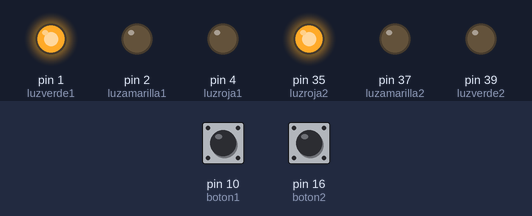
This sketch was run on a simulated Arduino Mega 2560, built for the host (arithmetic inside an expression is 32-bit, double 64-bit). Parts: output pins drawn as LEDs (lit = HIGH). Inputs (shaded band) come from the test bench; at power-on: pin 16 (boton2) LOW, pin 10 (boton1) LOW.

Above: at 1.2 s.
1.3 s: pin 16 (boton2) pulled HIGH for 0.15 s
At 1.7 s:
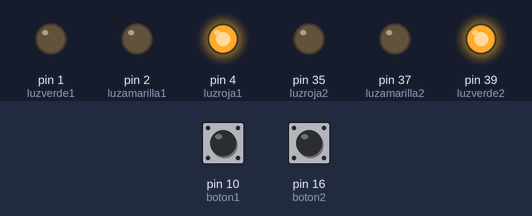
4.4 s: pin 10 (boton1) pulled HIGH for 0.15 s
At 7.45 s:
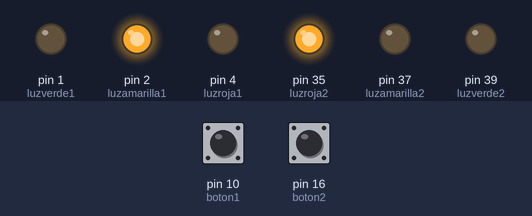
7.5 s: pin 16 (boton2) pulled HIGH for 1 s
At 11.1 s:
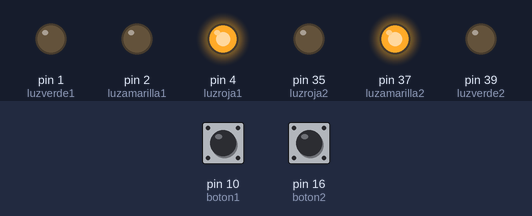
11.5 s: pin 16 (boton2) pulled HIGH for 3.2 s
At 17.6 s:
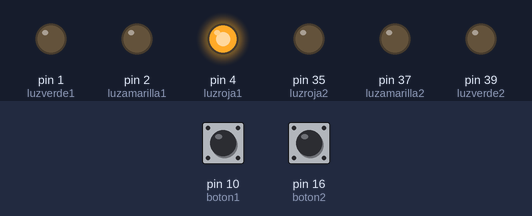
17.7 s: pin 10 (boton1) pulled HIGH for 1 s
At 19.0 s:
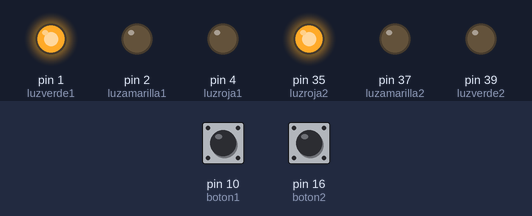
21.7 s: pin 10 (boton1) driven HIGH and pin 16 (boton2) driven HIGH
At 22.3 s:
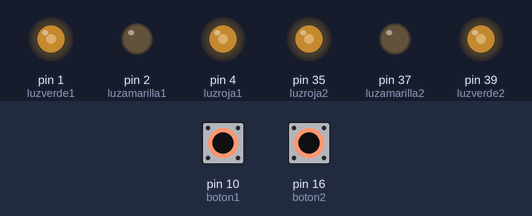
Timing chart, 0 to 24.2 s (numbered marks = the images above; inputs shaded):
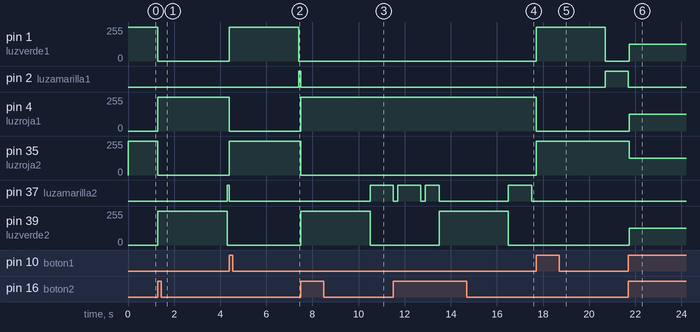

Measured:
- after the input at 1.3 s, pin 1 (luzverde1): 255/255 → 0/255 after 0.00 s instead of 1.7 s; pin 2 (luzamarilla1): stays LOW (without the input it goes to HIGH after 1.7 s); pin 4 (luzroja1): 0/255 → 255/255 at once; pin 35 (luzroja2): 255/255 → 0/255 at once; pin 37 (luzamarilla2): LOW → HIGH after 3.0 s
- after the input at 4.4 s, pin 1 (luzverde1), pin 35 (luzroja2): 0/255 → 255/255 after 0.00 s instead of 2.9 s; pin 2 (luzamarilla1): LOW → HIGH after 3.0 s; pin 4 (luzroja1): 255/255 → 0/255 after 0.00 s instead of 2.9 s
- after the input at 7.5 s, pin 4 (luzroja1), pin 39 (luzverde2): 0/255 → 255/255 after 0.00 s instead of 2.9 s; pin 35 (luzroja2): 255/255 → 0/255 after 0.00 s instead of 2.9 s; pin 37 (luzamarilla2): LOW → HIGH after 3.0 s
- after the input at 11.5 s, pin 1 (luzverde1): stays 0/255 (without the input it goes to 255/255 after 2.0 s); pin 2 (luzamarilla1): stays LOW (without the input it goes to HIGH after 5.0 s)
- after the input at 17.7 s, pin 1 (luzverde1), pin 35 (luzroja2): 0/255 → 255/255 after 0.00 s instead of 1.8 s; pin 2 (luzamarilla1): LOW → HIGH after 3.0 s; pin 4 (luzroja1): 255/255 → 0/255 after 0.00 s instead of 1.8 s; pin 37 (luzamarilla2): stays LOW (without the input it goes to HIGH after 0.00 s)
- after the input at 21.7 s, pin 1 (luzverde1): 0/255 → 127/255 at once; pin 2 (luzamarilla1): goes on until 21.7 s, then stays LOW; pin 4 (luzroja1): 0/255 → 126/255 at once; pin 35 (luzroja2): 255/255 → 127/255 at once; pin 39 (luzverde2): 0/255 → 125/255 at once

The sketch:

semaforo.ino
```cpp
#define luzverde1 1          //se define el número de los pines físicos de los leds y los botones
#define luzamarilla1 2
#define luzroja1 4

#define luzverde2 39
#define luzamarilla2 37
#define luzroja2 35

#define boton1 10
#define boton2 16


//definimos la estructura de nuestro temporizador
struct temporizador
{
  byte activo = false;            //indica si el temporizador esta activo y siendo monitoreado en sus cambios de luz
  byte rojo = false;                      //inicia la luz roja
  byte amarillo = false;                  //inicia la luz amarillo
  byte verde = false;                     //inicia luz verde
  byte amarilloActivo = false;            //nos dira si la luz amarilla esta prendida o apagada durante el parpadeo
  unsigned long tiempo_rojo = 3 * 1000;       //se establecen los tiempos de cada luz del semaforo
  unsigned long tiempo_amarillo = 3 * 1000;
  unsigned long tiempo_verde = 3 * 1000;
  unsigned long tiempo_aContar = 0;         //tiempo que debe contar durante cada uno de los periodos de cada luz
  unsigned long tiempo_referencia = 0;      //el contador se establecera en millis() como referencia de inicio
  unsigned long tiempo_referencia_amarillo = 0;   //cuenta el tiempo que esta prendido el led amarillo antes de parpadear
} semaforo[2];       //creamos un arreglo de 2 semaforos con estructura de temporizador


int boton_semaforo1 = 0;    //variables donde guardaremos la lectura de los botones al ser oprimidos
int boton_semaforo2 = 0;

//---------------------------------------------------------------------------------------------------------------------------------

void setup()
{
  Serial.begin(9600);       //iniciamos el monitor serial

  pinMode(luzroja1, OUTPUT);        //configuramos los pines de los leds como señales de salida
  pinMode(luzverde1, OUTPUT);
  pinMode(luzamarilla1, OUTPUT);
  pinMode(luzroja2, OUTPUT);
  pinMode(luzverde2, OUTPUT);
  pinMode(luzamarilla2, OUTPUT);
  pinMode(boton1, INPUT_PULLDOWN);    //se configuran los botones como señales de entrada
  pinMode(boton2, INPUT_PULLDOWN);

  iniciarSemaforos();               //inicializamos ambos semaforos asignandoles una posición de inicio
}

void loop()
{
  boton_semaforo2 = digitalRead(boton2);    //registramos si se pulsó alguno de los botónes físicos
  boton_semaforo1 = digitalRead(boton1);

  if(boton_semaforo2 == HIGH && semaforo[1].rojo)   //el semáforo 2 solicita el paso inmediatamente mientras tiene el rojo
  {
    solicitarControl(1);      //se llama a la función que otorga el paso al semaforo que lo solicita
  }
  else if(boton_semaforo1 == HIGH && semaforo[0].rojo)  solicitarControl(0);  //se repite lo anterior con el otro semáforo

  revisarLuz();   //se revisa la secuencia de luces del semáforo activo y las mantiene andando y cambiando según los tiempos asignados
}

//---------------------------------------------------------------------------------------------------------------------------------------
//
void iniciarSemaforos()   //función del setUp
{
  semaforo[0].activo = true;    //al inicio establecemos el semáforo 1 como el que esta activo y siendo monitoreado

  semaforo[0].verde = true;   //establecemos la activacion de las luces de ambos semaforos, uno en verde y otro en rojo
  semaforo[1].rojo = true;

  digitalWrite(luzverde1, HIGH);    //se encienden las luces de los semáforos según su posición asignada
  digitalWrite(luzroja2, HIGH);

  semaforo[0].tiempo_referencia = millis();         //establecemos el contador interno del semáforo que esta activo
  semaforo[0].tiempo_aContar = semaforo[0].tiempo_verde;
}

//
void solicitarControl(int sema)   //función del loop
{
  if(sema == 1)     //revisamos que semaforo esta solicitando el control
  {
    semaforo[0].amarillo = false;   //se apaga el estado de las luces de ambos semáforos
    semaforo[0].verde = false;
    semaforo[1].rojo = false;

    semaforo[0].rojo = true;     //se marca el encendido de las luces favoreciendo en verde
    semaforo[1].verde = true;     //al semáforo que solicito el cambio


    digitalWrite(luzamarilla1, LOW);  //se realizan "electricamente" las cambios marcados anteriormente
    digitalWrite(luzverde1, LOW);
    digitalWrite(luzroja2, LOW);

    digitalWrite(luzroja1, HIGH);     //reiniciamos el encendido de leds según el semáforo favorecido con el color verde
    digitalWrite(luzverde2, HIGH);

    semaforo[0].activo = false;     //ya que se hizo el ajuste de las luces trasladamos el control al semáforo que esta en verde
    semaforo[1].activo = true;      //poniendolo como el semáforo activo para el monitoreo de cambio de luces

    semaforo[1].tiempo_aContar = semaforo[1].tiempo_verde;  //establecemos el contador del semaforo que toma control
    semaforo[1].tiempo_referencia = millis();
  }
  else if(sema == 0)                  //se repite  el mismo proceso anterior, pero con el otro semáforo
  {
    semaforo[1].amarillo = false;
    semaforo[1].verde = false;

    semaforo[1].rojo = true;
    semaforo[0].verde = true;
    semaforo[0].rojo = false;

    digitalWrite(luzamarilla2, LOW);  //apagamos las luces del semáforo contrario
    digitalWrite(luzverde2, LOW);
    digitalWrite(luzroja1, LOW);    //apagamos la luz roja que teniamos prendida para prender la verde

    digitalWrite(luzroja2, HIGH);
    digitalWrite(luzverde1, HIGH);

    semaforo[1].activo = false;     //trasladamos el control de un semaforo a otro
    semaforo[0].activo = true;

    semaforo[0].tiempo_aContar = semaforo[0].tiempo_verde;  //establecemos el contador del semaforo que toma control
    semaforo[0].tiempo_referencia = millis();
  }
}

//
void revisarLuz()           //función del loop
{
  if(semaforo[0].activo)    //revisamos que semaforo esta activo para monitoreo del próximo cambio de luz
  {
    //
    if( (millis() - semaforo[0].tiempo_referencia) >= semaforo[0].tiempo_aContar )  //revisamos el conteo de la luz y si es momento de cambiar
    {
      if(semaforo[0].verde)    //revisamos cual luz esta encendida actualmente y hacemos la transición a la siguiente luz
      {
        semaforo[0].verde = false;      //marcamos la luz que se apaga del semáforo y la que se prende
        semaforo[0].amarillo = true;

        digitalWrite(luzverde1, LOW);       //durante esta estapa solo un semáforo realiza un cambio apagamos la luz actual
        digitalWrite(luzamarilla1, HIGH);   //y encendemos la luz que sigue en la secuencia de encendido de luces del semáforo

        semaforo[0].tiempo_aContar = semaforo[0].tiempo_amarillo;   //reiniciamos el contador de acuerdo con la luz que ahora esta encendida
        semaforo[0].tiempo_referencia = millis();                   //tomamos nuestro tiempo de referencia para poder contar
        semaforo[0].tiempo_referencia_amarillo = semaforo[0].tiempo_referencia;   //asignamos el primer tiempo de referencia para contar el parpadeo
        semaforo[0].amarilloActivo = true;                          //indica si el led esta encendido actualmente o apagado
      }
      else if(semaforo[0].amarillo)
      {
        semaforo[0].amarillo = false;         // se marcan las luces que se encienden y las que se apagan
        semaforo[0].rojo = true;

        semaforo[1].rojo = false;
        semaforo[1].verde = true;

        digitalWrite(luzamarilla1, LOW);       //durante esta estapa ambos semáforos realizan un cambio en su secuencia de luz
        digitalWrite(luzroja2, LOW);

        digitalWrite(luzroja1, HIGH);
        digitalWrite(luzverde2, HIGH);

        semaforo[0].activo = false;         //se transfiere el control al otro semaforo
        semaforo[1].activo = true;

        semaforo[1].tiempo_referencia = millis();                 //reiniciamos el contador del semáforo
        semaforo[1].tiempo_aContar = semaforo[1].tiempo_verde;    //al que se transfirió el control

      }
    }

    //
    if(semaforo[0].amarillo)      //si la luz amarilla está en turno hay que hacerla parpadear
    {
      if( (millis() - semaforo[0].tiempo_referencia_amarillo) >= 1000 ) //si ya pasó 1 segundo que la luz amarilla estuvo encendida
      {
        if(semaforo[0].amarilloActivo)        //apagamos o prendemos la luz según su estado actual
        {
          digitalWrite(luzamarilla1, LOW);                            //la resta hace más corto el tiempo que está apagado el led
          semaforo[0].tiempo_referencia_amarillo = millis() - 800;    //volvemos a tomar una hora como punto de referencia para el led amarillio
          semaforo[0].amarilloActivo = false;         //marcamos si el led esta encendido o apagado
        }
        else
        {
          digitalWrite(luzamarilla1, HIGH);
          semaforo[0].tiempo_referencia_amarillo = millis();
          semaforo[0].amarilloActivo = true;
        }
      }
    }
  }
  else if(semaforo[1].activo)
  {
    //
    if( (millis() - semaforo[1].tiempo_referencia) >= semaforo[1].tiempo_aContar )
    {
      if(semaforo[1].verde)
      {
        //Serial.println("verde 2");
        //
        semaforo[1].verde = false;
        semaforo[1].amarillo = true;

        //asumimos que el semaforo 2 está en rojo

        digitalWrite(luzverde2, LOW);       //durante esta estapa solo un semaforo realiza un cambio
        digitalWrite(luzamarilla2, HIGH);

        semaforo[1].tiempo_aContar = semaforo[1].tiempo_amarillo;   //reiniciamos el contador
        semaforo[1].tiempo_referencia = millis();
        semaforo[1].tiempo_referencia_amarillo = semaforo[1].tiempo_referencia;
        semaforo[1].amarilloActivo = true;
      }
      else if(semaforo[1].amarillo)
      {
        //Serial.println("amarillo 2");
        //
        semaforo[1].amarillo = false;
        semaforo[1].rojo = true;

        semaforo[0].rojo = false;
        semaforo[0].verde = true;

        digitalWrite(luzamarilla2, LOW);       //durante esta estapa ambos semáforos realizan un cambio
        digitalWrite(luzroja1, LOW);

        digitalWrite(luzroja2, HIGH);
        digitalWrite(luzverde1, HIGH);


        //se transfiere el control al otro semaforo
        semaforo[1].activo = false;
        semaforo[0].activo = true;

        semaforo[0].tiempo_aContar = semaforo[0].tiempo_verde;   //reiniciamos el contador
        semaforo[0].tiempo_referencia = millis();
      }
    }

    //
    if(semaforo[1].amarillo)      //si la luz amarilla está en turno hay que hacerla parpadear
    {
      if( (millis() - semaforo[1].tiempo_referencia_amarillo) >= 1000 ) //si ya pasó 1 segundo que la luz amarilla estuvo encendida
      {
        if(semaforo[1].amarilloActivo)
        {
          digitalWrite(luzamarilla2, LOW);
          semaforo[1].tiempo_referencia_amarillo = millis() - 800;  //la resta hace más corto el tiempo que está apagado el led
          semaforo[1].amarilloActivo = false;
        }
        else
        {
          digitalWrite(luzamarilla2, HIGH);
          semaforo[1].tiempo_referencia_amarillo = millis();
          semaforo[1].amarilloActivo = true;
        }
      }
    }
  }
}
```
